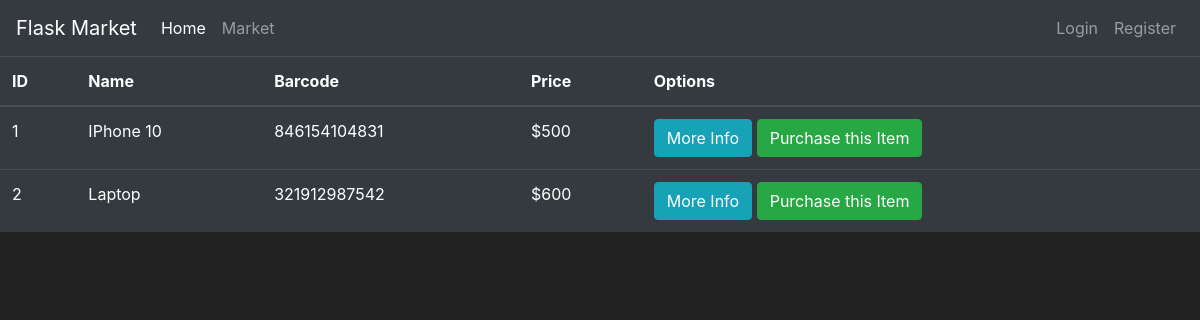
/market, run on an earlier commit of the app's database.
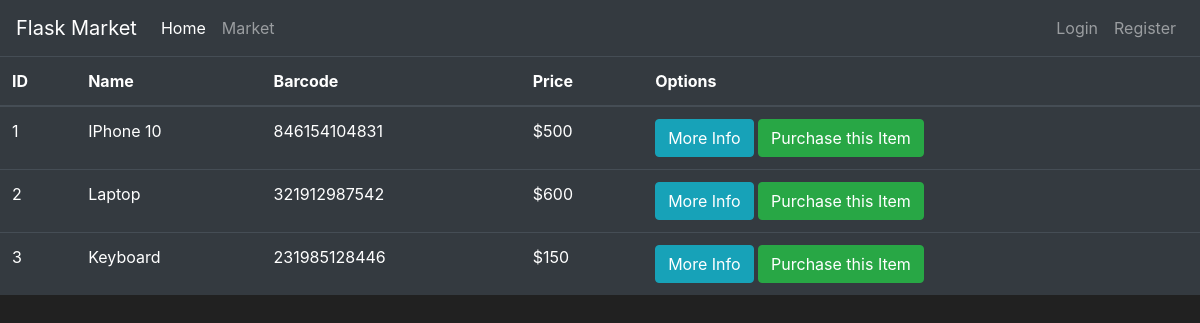
And on a later commit of the database.
### market.py (models this page shows, shortened)
class Item(db.Model):
    id = db.Column(db.Integer, primary_key=True)
    name = db.Column(db.String(length=30), nullable=False, unique=True)
    price = db.Column(db.Integer, nullable=False)
    barcode = db.Column(db.String(length=12), nullable=False, unique=True)
    description = db.Column(db.String(length=1024), nullable=False, unique=True)

### market.py (the view)
@app.route('/market')
def market_page():
    items = Item.query.all()
    return render_template('market.html', items=items)

### templates/market.html (shortened to what this page needs)
{% extends 'base.html' %} // This line tells Flask to use the base.html file as
{% block content %}
<table class="table table-hover table-dark">
  <thead>
    <tr>
      <th scope="col">ID</th>
      <th scope="col">Name</th>
      <th scope="col">Barcode</th>
      <th scope="col">Price</th>
      <th scope="col">Options</th>
    </tr>
  </thead>
  <tbody>
    {% for item in items %}
    <tr>
      <td>{{ item.id }}</td>
      <td>{{ item.name }}</td>
      <td>{{ item.barcode }}</td>
      <td>${{ item.price }}</td>
      <td>
        <button class="btn btn-outline btn-info">More Info</button>
        <button class="btn btn-outline btn-success">Purchase this Item</button>
      </td>
    </tr>
    {% endfor %}
  </tbody>
</table>
{% endblock %}

### templates/base.html (shortened to what this page needs)
<!DOCTYPE html>
<html lang="en">
  <head>
    <link
      rel="stylesheet"
      href="https://cdn.jsdelivr.net/npm/bootstrap@4.5.3/dist/css/bootstrap.min.css"
    />
  </head>
  <body>
    <nav class="navbar navbar-expand-md navbar-dark bg-dark">
      <a class="navbar-brand" href="#">Flask Market</a>
      <div class="collapse navbar-collapse" id="navbarNav">
        <ul class="navbar-nav mr-auto">
          <li class="nav-item active">
            <a class="nav-link" href="{{ url_for('home_page') }}"
              >Home <span class="sr-only">(current)</span></a
            >
          </li>
          <li class="nav-item">
            <a class="nav-link" href="{{ url_for('market_page') }}">Market</a>
          </li>
        </ul>
        <ul class="navbar-nav">
          <li class="nav-item">
            <a class="nav-link" href="#">Login</a>
          </li>
          <li class="nav-item">
            <a class="nav-link" href="#">Register</a>
          </li>
        </ul>
      </div>
    </nav>
    {% block content %}
    {% endblock %}
  </body>
</html>

### templates/base.html (style rules this page uses)
body { background-color: #212121; color: white; }

What changed in the data, as far as the page shows it:
added Item: id "3", name "Keyboard", barcode "231985128446", price "150"
